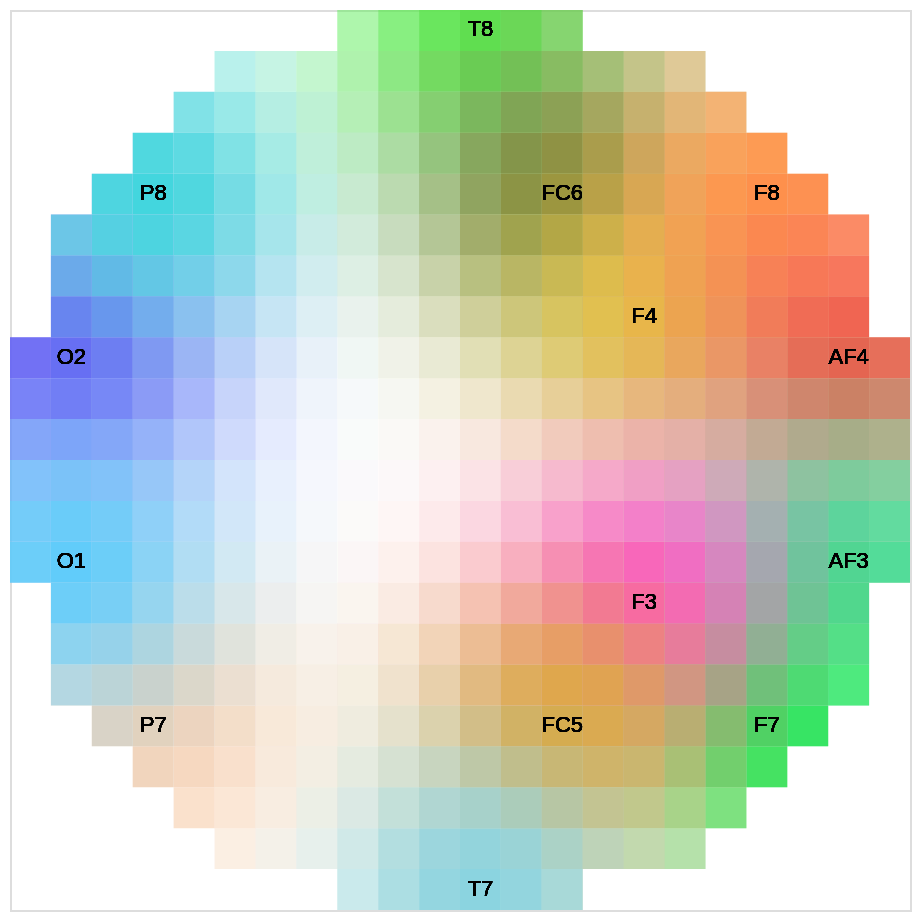

Write notebook code for a chart like this one.
### Code cell
import altair as alt
import pandas as pd

#to make plots rendered on github
alt.renderers.enable('jupyterlab')
alt.data_transformers.enable('default', max_rows=None)


N = 22

xs = (np.array([-.85, -.66, 0, 0.2, 0.4, 0.7, 0.85,
                0.85, 0.7, 0.4, 0.2, 0, -.66 ,-.85])+1)/2
ys = (-np.array([0.2, 0.6, .95, 0.6, 0.3, 0.6, 0.2,
                 -0.2, -0.6, -0.3, -0.6, -.95, -0.6, -0.2])+1)/2
channels = ['O2', 'P8', 'T8', 'FC6', 'F4', 'F8', 'AF4',
            'AF3', 'F7', 'F3', 'FC5', 'T7', 'P7', 'O1', ]

ch_pos = {
    ch: (x, y)
    for ch, (x, y) in zip(channels, zip(ys, xs))
}

ch_pos_N = {k: (int(x * N), int(y * N)) for k, (x, y) in ch_pos.items()}
map_pos2ch = {(vx, vy): k for k, (vx, vy) in ch_pos_N.items()}
gamma_topography = Bands2TopographyLayer('Gamma', resonators2band, shape=(22, 22), ch_pos=ch_pos_N, sigma=N/9)

Ws = []
for (source_layer_name, target_layer_name), conn in gamma_topography.connections.items():
  if not target_layer_name.endswith('topography'):
    continue
  for i, w in enumerate(conn.w.tolist()[0]):
    try:
      t = map_pos2ch[(i // N, i % N)]
    except KeyError:
      t= ''
    Ws.append({
        'ch': source_layer_name.split('-')[0],
        'x': i % N,
        'y': i // N,
        'w': w,
        'T': t,
    })
    
df = pd.DataFrame(Ws)
range_ = [
   "#7047F5", "#43D6DE", "#5EF556", "#637939", "#E0CF46", "#FF9E4D", "#FA5445",
   "#46E099", "#01FF4B", "#FF4DDC", "#E6A32F", "#8BD4E0", "#FFD2B0", "#61CCFA",
]
main_chart = alt.Chart(df).mark_rect(
).encode(
    x=alt.X('x:N',
         axis=None
    ),
    y=alt.Y('y:N',
         axis=None
    ),
    color=alt.Color('ch', legend=None,
                    scale=alt.Scale(domain=channels, range=range_)),
    opacity=alt.Opacity('w', scale=alt.Scale(range=[0, 1]), legend=None)
)
text_chart = alt.Chart(df).mark_text(
).encode(
    x='x:N',
    y='y:N',
    text='T',
)

chart = (
    main_chart + text_chart
).properties(
    width=450,
    height=450
)

chart

### Figure 1 — Vega-Lite specification as saved in the notebook (floating-point values rounded to 4 significant figures; data arrays with more than 128 entries replaced by an {"elided": "..."} marker saying what was removed)
{"$schema": "https://vega.github.io/schema/vega-lite/v4.17.0.json", "config": {"view": {"continuousHeight": 300, "continuousWidth": 400}}, "data": {"name": "data-cb5375546a800f138e2366c60ce4dcfc"}, "datasets": {"data-cb5375546a800f138e2366c60ce4dcfc": {"elided": "6776 records"}}, "height": 450, "layer": [{"encoding": {"color": {"field": "ch", "legend": null, "scale": {"domain": ["O2", "P8", "T8", "FC6", "F4", "F8", "AF4", "AF3", "F7", "F3", "FC5", "T7", "P7", "O1"], "range": ["#7047F5", "#43D6DE", "#5EF556", "#637939", "#E0CF46", "#FF9E4D", "#FA5445", "#46E099", "#01FF4B", "#FF4DDC", "#E6A32F", "#8BD4E0", "#FFD2B0", "#61CCFA"]}, "type": "nominal"}, "opacity": {"field": "w", "legend": null, "scale": {"range": [0, 1]}, "type": "quantitative"}, "x": {"axis": null, "field": "x", "type": "nominal"}, "y": {"axis": null, "field": "y", "type": "nominal"}}, "mark": "rect"}, {"encoding": {"text": {"field": "T", "type": "nominal"}, "x": {"field": "x", "type": "nominal"}, "y": {"field": "y", "type": "nominal"}}, "mark": "text"}], "width": 450}
